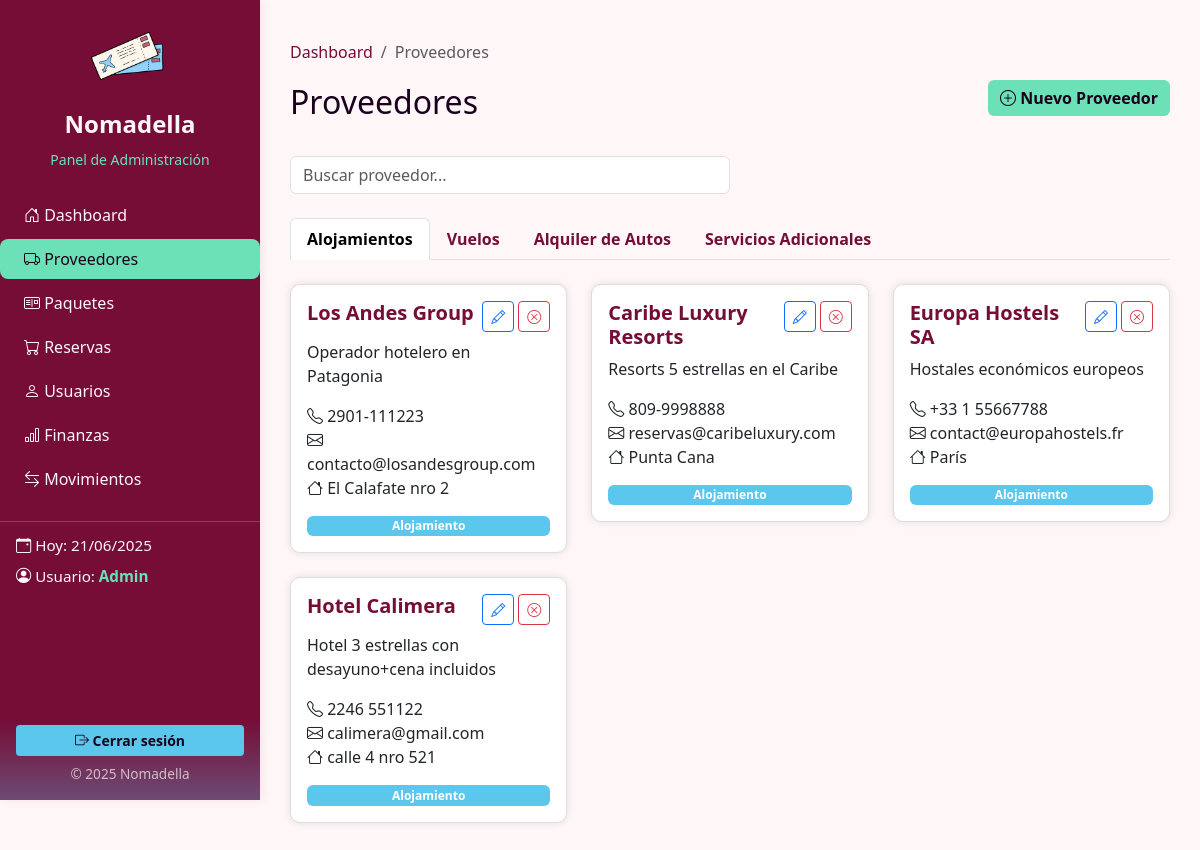
Page /dashboard/proveedores.php (signed in) on the earlier database version.
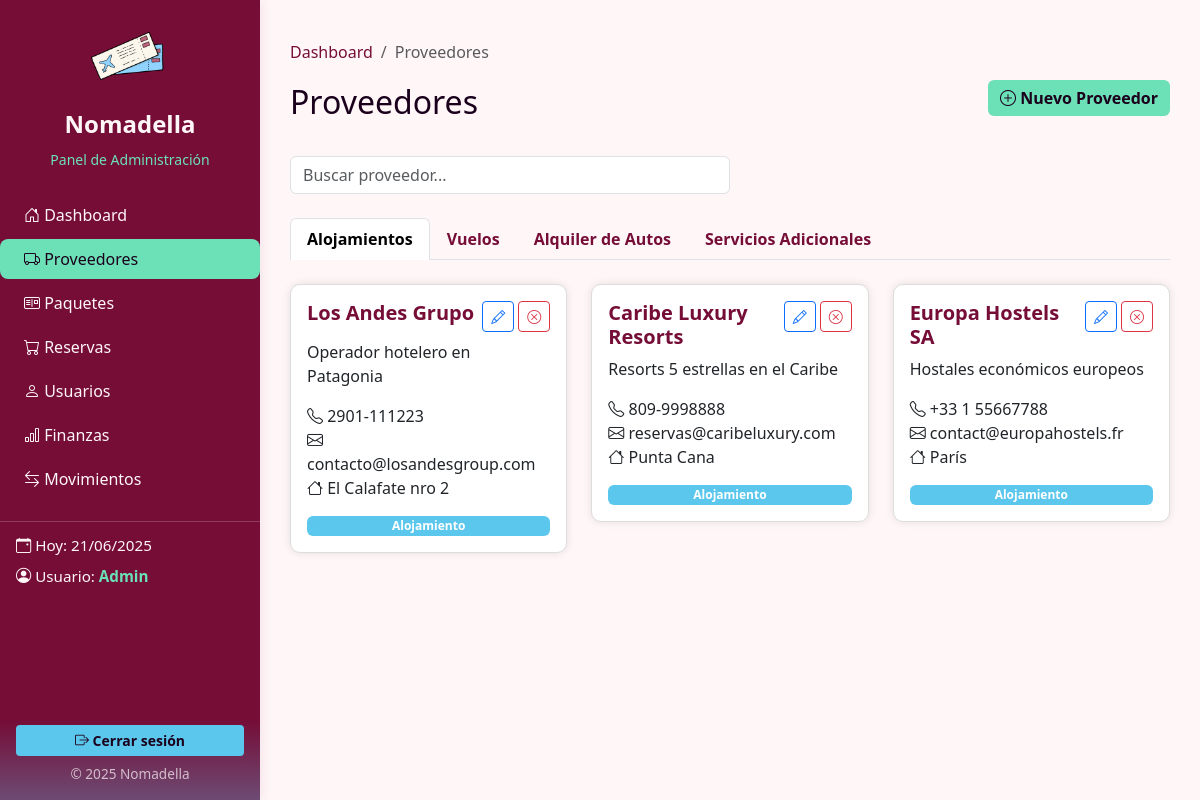
Same page on the later database version.
### tables this page shows
CREATE TABLE `proveedores` (
  `id_proveedor` int(11) NOT NULL,
  `nombre` varchar(100) NOT NULL,
  `tipo` enum('alojamiento','vuelo','auto','servicio') NOT NULL,
  `contacto` varchar(100) DEFAULT NULL,
  `telefono` varchar(20) DEFAULT NULL,
  `email` varchar(100) DEFAULT NULL,
  `direccion` varchar(150) DEFAULT NULL,
  `descripcion` text DEFAULT NULL,
  `id_destino` int(11) DEFAULT NULL,
  `estado` varchar(11) NOT NULL DEFAULT 'activo',
  `fecha_registro` timestamp NOT NULL DEFAULT current_timestamp() ON UPDATE current_timestamp()
);

### dashboard/proveedores.php (the view, shortened to what this page needs)
<?php
include 'conexion.php';
function obtenerProveedores($conn, $tipo)
{
    $stmt = $conn->prepare("SELECT * FROM proveedores WHERE tipo = ?");
    $stmt->bind_param("s", $tipo);
    $stmt->execute();
    return $stmt->get_result();
}
$alojamientos = obtenerProveedores($conn, 'alojamiento');
?>
<!DOCTYPE html>
<html lang="es">
<head>
    <link rel="stylesheet" href="https://cdn.jsdelivr.net/npm/bootstrap@5.3.2/dist/css/bootstrap.min.css">
    <link href="https://cdn.jsdelivr.net/npm/bootstrap-icons/font/bootstrap-icons.css" rel="stylesheet">
</head>
<body>
    <?php include './sidebar.php' ?>
    <div class="main-content">
        <nav aria-label="breadcrumb">
            <ol class="breadcrumb">
                <li class="breadcrumb-item"><a href="dashboard.php">Dashboard</a></li>
                <li class="breadcrumb-item active" aria-current="page">Proveedores</li>
            </ol>
        </nav>
        <div class="d-flex justify-content-between align-items-center mb-4">
            <h2>Proveedores</h2>
            <a href="proveedor_form.php" class="btn btn-primary mb-3">
                <i class="bi bi-plus-circle"></i> Nuevo Proveedor
            </a>
        </div>
        <div class="mb-4 position-relative" style="z-index:10;">
            <input type="text" class="form-control w-50" id="buscador" placeholder="Buscar proveedor...">
        </div>
        <ul class="nav nav-tabs mb-4" id="tabsProveedor" role="tablist">
            <li class="nav-item"><a class="nav-link active" id="aloj-tab" data-bs-toggle="tab" href="#alojamiento">Alojamientos</a></li>
            <li class="nav-item"><a class="nav-link" id="vuel-tab" data-bs-toggle="tab" href="#vuelos">Vuelos</a></li>
            <li class="nav-item"><a class="nav-link" id="auto-tab" data-bs-toggle="tab" href="#autos">Alquiler de Autos</a></li>
            <li class="nav-item"><a class="nav-link" id="serv-tab" data-bs-toggle="tab" href="#servicios">Servicios Adicionales</a></li>
        </ul>
        <div class="tab-content">
            <div class="tab-pane fade show active" id="alojamiento">
                <div class="row g-4">
                    <?php while ($a = $alojamientos->fetch_assoc()): ?>
                        <div class="col-md-4">
                            <div class="card p-3">
                                <div class="d-flex justify-content-between align-items-start mb-2">
                                    <h5 class="card-title mb-0 flex-grow-1 me-2" style="word-break:break-word;"><?= htmlspecialchars($a['nombre']) ?></h5>
                                    <div class="d-flex gap-1">
                                        <a href="editar_proveedor.php?id=<?= $a['id_proveedor'] ?>" class="btn btn-sm btn-outline-primary" title="Editar">
                                            <i class="bi bi-pencil"></i>
                                        </a>
                                        <button class="btn btn-sm btn-outline-danger" title="Eliminar"
                                            onclick="confirmarEliminacion(<?= $a['id_proveedor'] ?>)">
                                            <i class="bi bi-x-circle"></i>
                                        </button>
                                    </div>
                                </div>
                                <p><?= nl2br($a['descripcion']) ?></p>
                                <p>
                                    <i class="bi bi-telephone"></i> <?= $a['telefono'] ?> <br>
                                    <i class="bi bi-envelope"></i> <?= $a['email'] ?> <br>
                                    <i class="bi bi-house"></i> <?= $a['direccion'] ?>
                                </p>
                                <span class="badge badge-azul"><?= ucfirst($a['tipo']) ?></span>
                            </div>
                        </div>
                    <?php endwhile; ?>
                </div>
            </div>
        </div>
    </div>
</body>
</html>

Differences in the rows shown:
removed proveedores: nombre "Hotel Calimera", descripcion "Hotel 3 estrellas con desayuno+cena incluidos", telefono "2246 551122", email "calimera@gmail.com", direccion "calle 4 nro 521", tipo "Alojamiento"
changed proveedores "Operador hotelero en Patagonia": nombre "Los Andes Group" → "Los Andes Grupo"
